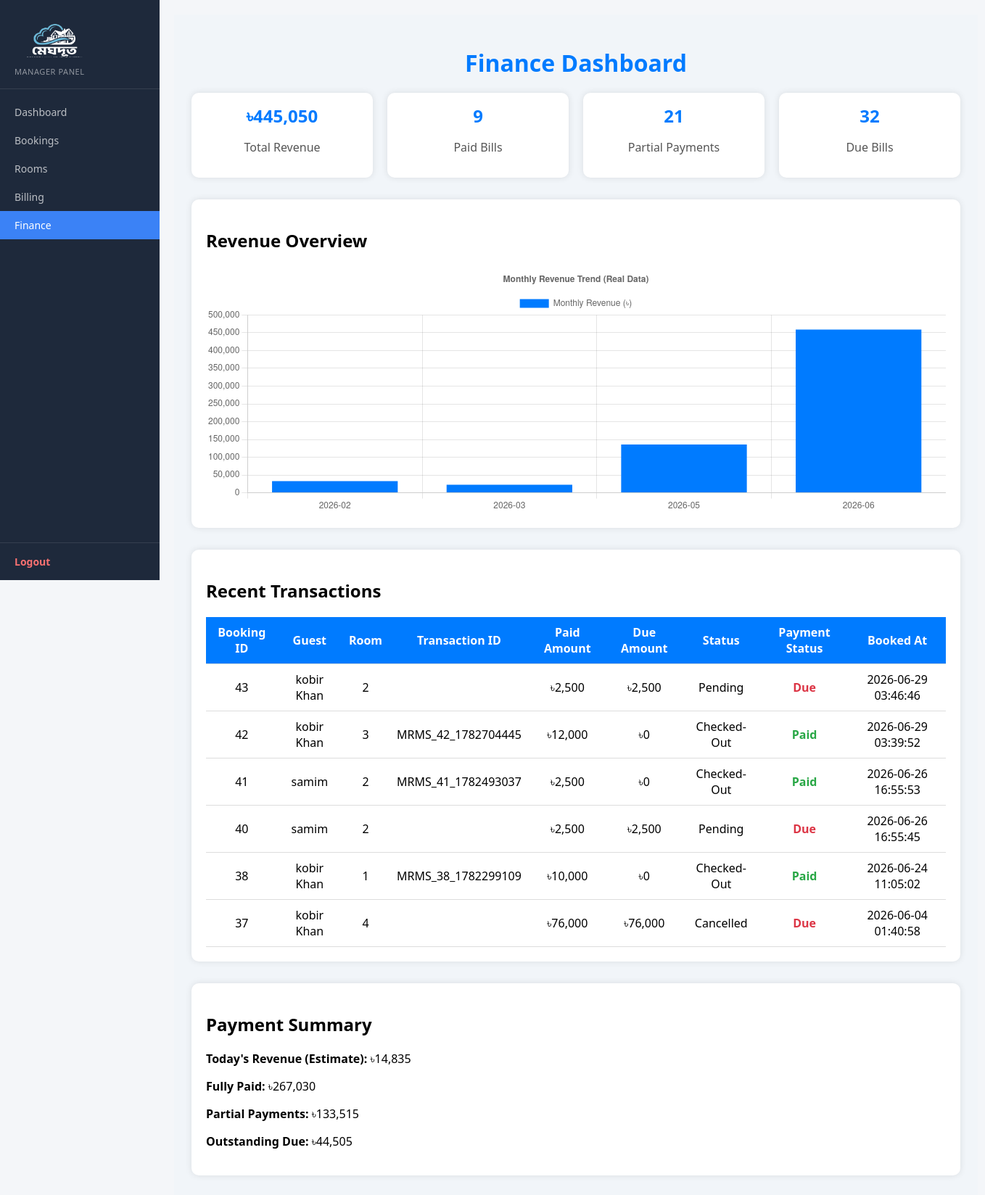
The page /manager/finance.php (signed in) on the database as committed earlier.
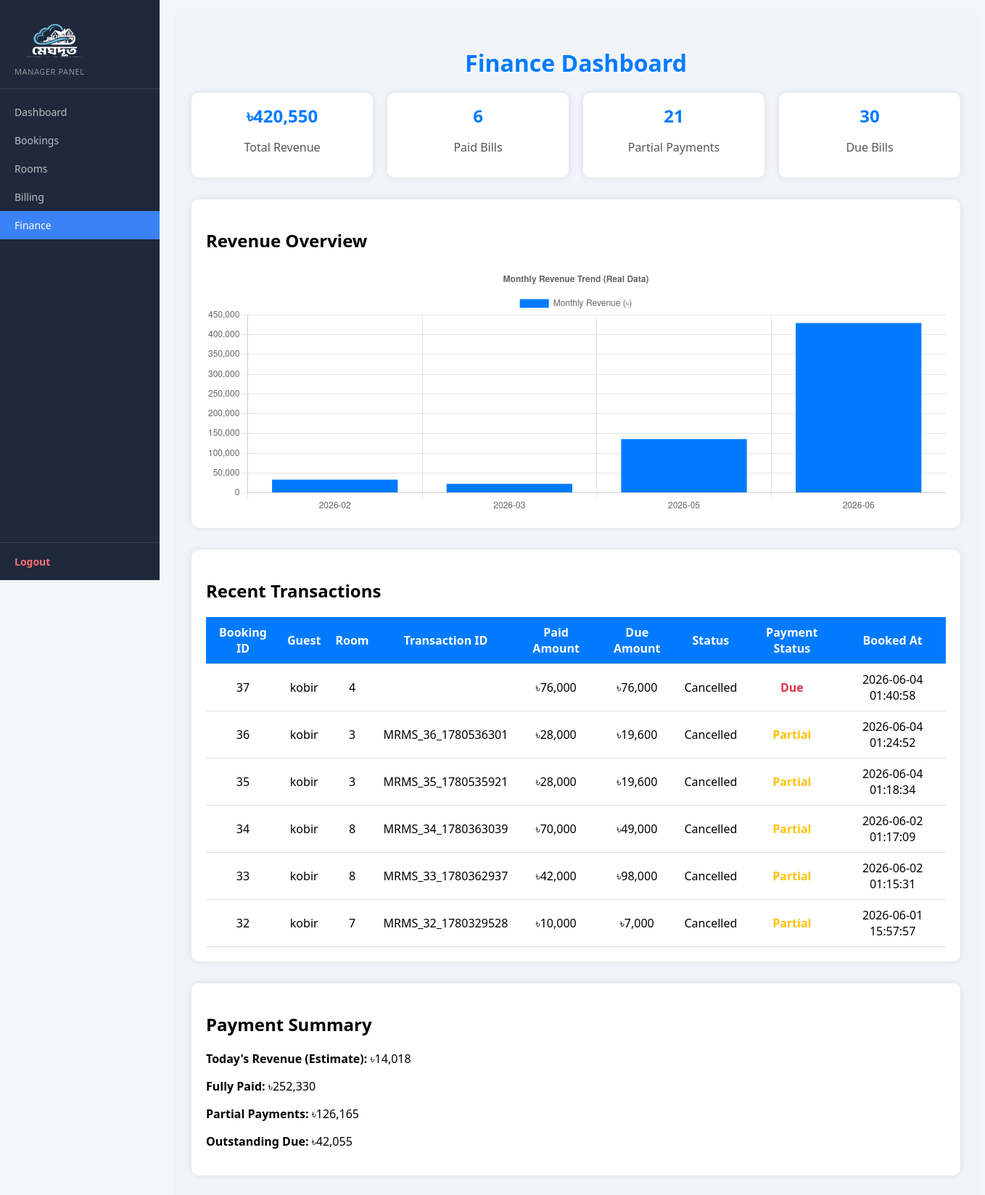
The same page on the database as committed later.
### tables this page shows
CREATE TABLE `booking` (
  `booking_id` int(11) NOT NULL,
  `guest_id` int(11) NOT NULL,
  `room_id` int(11) NOT NULL,
  `check_in` date NOT NULL,
  `check_out` date NOT NULL,
  `status` enum('Pending','Confirmed','Checked-In','Checked-Out','Cancelled') NOT NULL DEFAULT 'Pending',
  `transaction_id` varchar(100) DEFAULT NULL,
  `pay_amount` decimal(10,2) NOT NULL DEFAULT 0.00,
  `due_amount` decimal(10,2) NOT NULL DEFAULT 0.00,
  `payment_status` enum('paid','unpaid','partial') NOT NULL DEFAULT 'unpaid',
  `refund_status` enum('none','requested','approved','rejected') NOT NULL DEFAULT 'none',
  `refund_percent` tinyint(3) UNSIGNED NOT NULL DEFAULT 0,
  `booked_at` timestamp NOT NULL DEFAULT current_timestamp(),
  `updated_at` timestamp NOT NULL DEFAULT current_timestamp() ON UPDATE current_timestamp()
);

CREATE TABLE `user` (
  `User_id` int(11) NOT NULL,
  `Name` varchar(100) NOT NULL,
  `Email` varchar(100) NOT NULL,
  `Password` varchar(255) NOT NULL,
  `Role` enum('guest','receptionist','manager','admin') NOT NULL DEFAULT 'guest',
  `Phone` varchar(20) DEFAULT NULL,
  `Photo` varchar(255) DEFAULT NULL,
  `Created_at` timestamp NOT NULL DEFAULT current_timestamp()
);

CREATE TABLE `room` (
  `room_id` int(11) NOT NULL,
  `room_number` varchar(10) NOT NULL,
  `type` enum('Single','Double','Deluxe','Suite') NOT NULL,
  `price_per_night` decimal(10,2) NOT NULL DEFAULT 0.00,
  `status` enum('Available','Booked','Under Maintenance') NOT NULL DEFAULT 'Available',
  `description` text DEFAULT NULL,
  `image` varchar(255) DEFAULT NULL,
  `floor` int(11) DEFAULT 1,
  `capacity` int(11) DEFAULT 1,
  `created_at` timestamp NOT NULL DEFAULT current_timestamp()
);

### manager/finance.php (the view, shortened to what the changed rows need)
<?php
include 'config.php';
$revenueQuery = mysqli_query($conn,"SELECT SUM(pay_amount) AS total_revenue FROM booking WHERE payment_status IN ('paid','partial')");
$revenue = mysqli_fetch_assoc($revenueQuery);
$total_revenue = $revenue['total_revenue'] ?? 0;
$paidBills = mysqli_fetch_assoc(mysqli_query($conn,"SELECT COUNT(*) AS paid_count FROM booking WHERE payment_status='paid'"));
$paid_count = $paidBills['paid_count'] ?? 0;
$partialBills = mysqli_fetch_assoc(mysqli_query($conn,"SELECT COUNT(*) AS partial_count FROM booking WHERE payment_status='partial'"));
$partial_count = $partialBills['partial_count'] ?? 0;
$dueBills = mysqli_fetch_assoc(mysqli_query($conn,"SELECT COUNT(*) AS due_count FROM booking WHERE due_amount > 0"));
$due_count = $dueBills['due_count'] ?? 0;
$monthlyDataQuery = mysqli_query($conn,"
SELECT DATE_FORMAT(booked_at, '%Y-%m') AS month, SUM(pay_amount) AS total
FROM booking
GROUP BY DATE_FORMAT(booked_at, '%Y-%m')
ORDER BY month ASC
");
$months = [];
$totals = [];
while($row = mysqli_fetch_assoc($monthlyDataQuery)){
  $months[] = $row['month'];
  $totals[] = $row['total'];
}
$transactions = mysqli_query($conn,"
SELECT b.booking_id, u.Name, r.room_id, b.transaction_id, b.pay_amount, b.due_amount, b.status, b.payment_status, b.booked_at
FROM booking b
JOIN user u ON b.guest_id = u.User_id
JOIN room r ON b.room_id = r.room_id
ORDER BY b.booking_id DESC LIMIT 6
");
?>
<!DOCTYPE html>
<html>
<head>
</head>
<body>
<?php include 'sidebar.php'; ?>
<div class="mgr-layout">
<div class="mgr-main" style="padding:24px;">
  <h1>Finance Dashboard</h1>
  <div class="summary">
    <div class="card"><h2>৳<?php echo number_format($total_revenue); ?></h2><p>Total Revenue</p></div>
    <div class="card"><h2><?php echo $paid_count; ?></h2><p>Paid Bills</p></div>
    <div class="card"><h2><?php echo $partial_count; ?></h2><p>Partial Payments</p></div>
    <div class="card"><h2><?php echo $due_count; ?></h2><p>Due Bills</p></div>
  </div>
  <div class="section">
    <h2>Revenue Overview</h2>
    <canvas id="revenueChart" height="100"></canvas>
  </div>
  <div class="section">
    <h2>Recent Transactions</h2>
    <table>
      <tr><th>Booking ID</th><th>Guest</th><th>Room</th><th>Transaction ID</th><th>Paid Amount</th><th>Due Amount</th><th>Status</th><th>Payment Status</th><th>Booked At</th></tr>
      <?php while($row=mysqli_fetch_assoc($transactions)){ ?>
        <tr>
          <td><?php echo $row['booking_id']; ?></td>
          <td><?php echo $row['Name']; ?></td>
          <td><?php echo $row['room_id']; ?></td>
          <td><?php echo $row['transaction_id']; ?></td>
          <td>৳<?php echo number_format($row['pay_amount']); ?></td>
          <td>৳<?php echo number_format($row['due_amount']); ?></td>
          <td><?php echo $row['status']; ?></td>
          <td>
            <?php
              if($row['payment_status']=='paid') echo "<span class='status-paid'>Paid</span>";
              elseif($row['payment_status']=='partial') echo "<span class='status-partial'>Partial</span>";
              else echo "<span class='status-due'>Due</span>";
            ?>
          </td>
          <td><?php echo $row['booked_at']; ?></td>
        </tr>
      <?php } ?>
    </table>
  </div>
  <div class="section">
    <h2>Payment Summary</h2>
    <p><strong>Today's Revenue (Estimate):</strong> ৳<?php echo number_format($total_revenue/30); ?></p>
    <p><strong>Fully Paid:</strong> ৳<?php echo number_format($total_revenue*0.6); ?></p>
    <p><strong>Partial Payments:</strong> ৳<?php echo number_format($total_revenue*0.3); ?></p>
    <p><strong>Outstanding Due:</strong> ৳<?php echo number_format($total_revenue*0.1); ?></p>
  </div>
  <script>
    const ctx = document.getElementById('revenueChart').getContext('2d');
    const revenueChart = new Chart(ctx, {
      type: 'bar',
      data: {
        labels: <?php echo json_encode($months); ?>,
        datasets: [{
          label: 'Monthly Revenue (৳)',
          data: <?php echo json_encode($totals); ?>,
          backgroundColor: '#007BFF'
        }]
      },
      options: {
        responsive: true,
        plugins: {
          legend: { position: 'top' },
          title: { display: true, text: 'Monthly Revenue Trend (Real Data)' }
        },
        scales: {
          y: { beginAtZero: true }
        }
      }
    });
  </script>
</div></div>
</body>
</html>

### manager/sidebar.php (shortened to what the changed rows need)
<?php
$current = basename($_SERVER['PHP_SELF']);
$nav = [
    'dashboard.php' => 'Dashboard',
    'bookings.php'  => 'Bookings',
    'rooms.php'     => 'Rooms',
    'billing.php'   => 'Billing',
    'finance.php'   => 'Finance',
];
?>
<div class="mgr-sidebar">
    <nav class="mgr-sidebar-nav">
        <?php foreach ($nav as $href => $label):
            $active = ($current === $href) ? ' active' : '';
        ?>
            <a href="<?php echo $href; ?>" class="mgr-nav-item<?php echo $active; ?>">
                <?php echo $label; ?>
            </a>
        <?php endforeach; ?>
    </nav>
</div>

Rows that differ between the two databases and show on the page:
removed booking: booking_id "43", guest.Name "kobir Khan", room.room_id "2", pay_amount "2,500", due_amount "2,500", status "Pending", payment_status "Due", booked_at "2026-06-29 03:46:46"
removed booking: booking_id "42", guest.Name "kobir Khan", room.room_id "3", transaction "MRMS_42_1782704445", pay_amount "12,000", due_amount "0", status "Checked-Out", payment_status "Paid", booked_at "2026-06-29 03:39:52"
removed booking: booking_id "41", guest.Name "samim", room.room_id "2", transaction "MRMS_41_1782493037", pay_amount "2,500", due_amount "0", status "Checked-Out", payment_status "Paid", booked_at "2026-06-26 16:55:53"
removed booking: booking_id "40", guest.Name "samim", room.room_id "2", pay_amount "2,500", due_amount "2,500", status "Pending", payment_status "Due", booked_at "2026-06-26 16:55:45"
removed booking: booking_id "38", guest.Name "kobir Khan", room.room_id "1", transaction "MRMS_38_1782299109", pay_amount "10,000", due_amount "0", status "Checked-Out", payment_status "Paid", booked_at "2026-06-24 11:05:02"
changed through a linked row, booking id 37: guest.Name "kobir Khan" → "kobir"
now on this page (row unchanged): booking: booking_id "36", guest.Name "kobir", room.room_id "3", transaction "MRMS_36_1780536301", pay_amount "28,000", due_amount "19,600", status "Cancelled", payment_status "Partial", booked_at "2026-06-04 01:24:52"
now on this page (row unchanged): booking: booking_id "35", guest.Name "kobir", room.room_id "3", transaction "MRMS_35_1780535921", pay_amount "28,000", due_amount "19,600", status "Cancelled", payment_status "Partial", booked_at "2026-06-04 01:18:34"
now on this page (row unchanged): booking: booking_id "34", guest.Name "kobir", room.room_id "8", transaction "MRMS_34_1780363039", pay_amount "70,000", due_amount "49,000", status "Cancelled", payment_status "Partial", booked_at "2026-06-02 01:17:09"
now on this page (row unchanged): booking: booking_id "33", guest.Name "kobir", room.room_id "8", transaction "MRMS_33_1780362937", pay_amount "42,000", due_amount "98,000", status "Cancelled", payment_status "Partial", booked_at "2026-06-02 01:15:31"
now on this page (row unchanged): booking: booking_id "32", guest.Name "kobir", room.room_id "7", transaction "MRMS_32_1780329528", pay_amount "10,000", due_amount "7,000", status "Cancelled", payment_status "Partial", booked_at "2026-06-01 15:57:57"
Other text that changed with them:
$total_revenue: "445,050" → "420,550"
$paid_count: "9" → "6"
$due_count: "32" → "30"
chart data {{ json_encode($totals) }}: ["33000.00","22500.00","135950.00","459100.00"] → ["33000.00","22500.00","135950.00","429600.00"]
$total_revenue/30: "14,835" → "14,018"
$total_revenue*0.6: "267,030" → "252,330"
$total_revenue*0.3: "133,515" → "126,165"
$total_revenue*0.1: "44,505" → "42,055"
